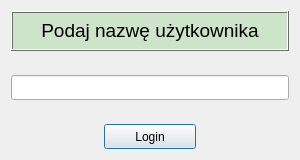
<?xml version="1.0" encoding="UTF-8"?>
<ui version="4.0">
 <class>LoginDialog</class>
 <widget class="QDialog" name="LoginDialog">
  <property name="geometry">
   <rect>
    <x>0</x>
    <y>0</y>
    <width>300</width>
    <height>160</height>
   </rect>
  </property>
  <property name="windowTitle">
   <string>Dialog</string>
  </property>
  <layout class="QGridLayout" name="gridLayout">
   <item row="0" column="0">
    <layout class="QVBoxLayout" name="verticalLayout">
     <property name="spacing">
      <number>0</number>
     </property>
     <item>
      <widget class="QLabel" name="userNameLabel">
       <property name="minimumSize">
        <size>
         <width>0</width>
         <height>40</height>
        </size>
       </property>
       <property name="palette">
        <palette>
         <active>
          <colorrole role="WindowText">
           <brush brushstyle="SolidPattern">
            <color alpha="255">
             <red>0</red>
             <green>0</green>
             <blue>0</blue>
            </color>
           </brush>
          </colorrole>
          <colorrole role="Button">
           <brush brushstyle="SolidPattern">
            <color alpha="255">
             <red>206</red>
             <green>228</green>
             <blue>202</blue>
            </color>
           </brush>
          </colorrole>
          <colorrole role="Light">
           <brush brushstyle="SolidPattern">
            <color alpha="255">
             <red>255</red>
             <green>255</green>
             <blue>255</blue>
            </color>
           </brush>
          </colorrole>
          <colorrole role="Midlight">
           <brush brushstyle="SolidPattern">
            <color alpha="255">
             <red>230</red>
             <green>241</green>
             <blue>228</blue>
            </color>
           </brush>
          </colorrole>
          <colorrole role="Dark">
           <brush brushstyle="SolidPattern">
            <color alpha="255">
             <red>103</red>
             <green>114</green>
             <blue>101</blue>
            </color>
           </brush>
          </colorrole>
          <colorrole role="Mid">
           <brush brushstyle="SolidPattern">
            <color alpha="255">
             <red>137</red>
             <green>152</green>
             <blue>134</blue>
            </color>
           </brush>
          </colorrole>
          <colorrole role="Text">
           <brush brushstyle="SolidPattern">
            <color alpha="255">
             <red>0</red>
             <green>0</green>
             <blue>0</blue>
            </color>
           </brush>
          </colorrole>
          <colorrole role="BrightText">
           <brush brushstyle="SolidPattern">
            <color alpha="255">
             <red>255</red>
             <green>255</green>
             <blue>255</blue>
            </color>
           </brush>
          </colorrole>
          <colorrole role="ButtonText">
           <brush brushstyle="SolidPattern">
            <color alpha="255">
             <red>0</red>
             <green>0</green>
             <blue>0</blue>
            </color>
           </brush>
          </colorrole>
          <colorrole role="Base">
           <brush brushstyle="SolidPattern">
            <color alpha="255">
             <red>255</red>
             <green>255</green>
             <blue>255</blue>
            </color>
           </brush>
          </colorrole>
          <colorrole role="Window">
           <brush brushstyle="SolidPattern">
            <color alpha="255">
             <red>206</red>
             <green>228</green>
             <blue>202</blue>
            </color>
           </brush>
          </colorrole>
          <colorrole role="Shadow">
           <brush brushstyle="SolidPattern">
            <color alpha="255">
             <red>0</red>
             <green>0</green>
             <blue>0</blue>
            </color>
           </brush>
          </colorrole>
          <colorrole role="AlternateBase">
           <brush brushstyle="SolidPattern">
            <color alpha="255">
             <red>230</red>
             <green>241</green>
             <blue>228</blue>
            </color>
           </brush>
          </colorrole>
          <colorrole role="ToolTipBase">
           <brush brushstyle="SolidPattern">
            <color alpha="255">
             <red>255</red>
             <green>255</green>
             <blue>220</blue>
            </color>
           </brush>
          </colorrole>
          <colorrole role="ToolTipText">
           <brush brushstyle="SolidPattern">
            <color alpha="255">
             <red>0</red>
             <green>0</green>
             <blue>0</blue>
            </color>
           </brush>
          </colorrole>
         </active>
         <inactive>
          <colorrole role="WindowText">
           <brush brushstyle="SolidPattern">
            <color alpha="255">
             <red>0</red>
             <green>0</green>
             <blue>0</blue>
            </color>
           </brush>
          </colorrole>
          <colorrole role="Button">
           <brush brushstyle="SolidPattern">
            <color alpha="255">
             <red>206</red>
             <green>228</green>
             <blue>202</blue>
            </color>
           </brush>
          </colorrole>
          <colorrole role="Light">
           <brush brushstyle="SolidPattern">
            <color alpha="255">
             <red>255</red>
             <green>255</green>
             <blue>255</blue>
            </color>
           </brush>
          </colorrole>
          <colorrole role="Midlight">
           <brush brushstyle="SolidPattern">
            <color alpha="255">
             <red>230</red>
             <green>241</green>
             <blue>228</blue>
            </color>
           </brush>
          </colorrole>
          <colorrole role="Dark">
           <brush brushstyle="SolidPattern">
            <color alpha="255">
             <red>103</red>
             <green>114</green>
             <blue>101</blue>
            </color>
           </brush>
          </colorrole>
          <colorrole role="Mid">
           <brush brushstyle="SolidPattern">
            <color alpha="255">
             <red>137</red>
             <green>152</green>
             <blue>134</blue>
            </color>
           </brush>
          </colorrole>
          <colorrole role="Text">
           <brush brushstyle="SolidPattern">
            <color alpha="255">
             <red>0</red>
             <green>0</green>
             <blue>0</blue>
            </color>
           </brush>
          </colorrole>
          <colorrole role="BrightText">
           <brush brushstyle="SolidPattern">
            <color alpha="255">
             <red>255</red>
             <green>255</green>
             <blue>255</blue>
            </color>
           </brush>
          </colorrole>
          <colorrole role="ButtonText">
           <brush brushstyle="SolidPattern">
            <color alpha="255">
             <red>0</red>
             <green>0</green>
             <blue>0</blue>
            </color>
           </brush>
          </colorrole>
          <colorrole role="Base">
           <brush brushstyle="SolidPattern">
            <color alpha="255">
             <red>255</red>
             <green>255</green>
             <blue>255</blue>
            </color>
           </brush>
          </colorrole>
          <colorrole role="Window">
           <brush brushstyle="SolidPattern">
            <color alpha="255">
             <red>206</red>
             <green>228</green>
             <blue>202</blue>
            </color>
           </brush>
          </colorrole>
          <colorrole role="Shadow">
           <brush brushstyle="SolidPattern">
            <color alpha="255">
             <red>0</red>
             <green>0</green>
             <blue>0</blue>
            </color>
           </brush>
          </colorrole>
          <colorrole role="AlternateBase">
           <brush brushstyle="SolidPattern">
            <color alpha="255">
             <red>230</red>
             <green>241</green>
             <blue>228</blue>
            </color>
           </brush>
          </colorrole>
          <colorrole role="ToolTipBase">
           <brush brushstyle="SolidPattern">
            <color alpha="255">
             <red>255</red>
             <green>255</green>
             <blue>220</blue>
            </color>
           </brush>
          </colorrole>
          <colorrole role="ToolTipText">
           <brush brushstyle="SolidPattern">
            <color alpha="255">
             <red>0</red>
             <green>0</green>
             <blue>0</blue>
            </color>
           </brush>
          </colorrole>
         </inactive>
         <disabled>
          <colorrole role="WindowText">
           <brush brushstyle="SolidPattern">
            <color alpha="255">
             <red>103</red>
             <green>114</green>
             <blue>101</blue>
            </color>
           </brush>
          </colorrole>
          <colorrole role="Button">
           <brush brushstyle="SolidPattern">
            <color alpha="255">
             <red>206</red>
             <green>228</green>
             <blue>202</blue>
            </color>
           </brush>
          </colorrole>
          <colorrole role="Light">
           <brush brushstyle="SolidPattern">
            <color alpha="255">
             <red>255</red>
             <green>255</green>
             <blue>255</blue>
            </color>
           </brush>
          </colorrole>
          <colorrole role="Midlight">
           <brush brushstyle="SolidPattern">
            <color alpha="255">
             <red>230</red>
             <green>241</green>
             <blue>228</blue>
            </color>
           </brush>
          </colorrole>
          <colorrole role="Dark">
           <brush brushstyle="SolidPattern">
            <color alpha="255">
             <red>103</red>
             <green>114</green>
             <blue>101</blue>
            </color>
           </brush>
          </colorrole>
          <colorrole role="Mid">
           <brush brushstyle="SolidPattern">
            <color alpha="255">
             <red>137</red>
             <green>152</green>
             <blue>134</blue>
            </color>
           </brush>
          </colorrole>
          <colorrole role="Text">
           <brush brushstyle="SolidPattern">
            <color alpha="255">
             <red>103</red>
             <green>114</green>
             <blue>101</blue>
            </color>
           </brush>
          </colorrole>
          <colorrole role="BrightText">
           <brush brushstyle="SolidPattern">
            <color alpha="255">
             <red>255</red>
             <green>255</green>
             <blue>255</blue>
            </color>
           </brush>
          </colorrole>
          <colorrole role="ButtonText">
           <brush brushstyle="SolidPattern">
            <color alpha="255">
             <red>103</red>
             <green>114</green>
             <blue>101</blue>
            </color>
           </brush>
          </colorrole>
          <colorrole role="Base">
           <brush brushstyle="SolidPattern">
            <color alpha="255">
             <red>206</red>
             <green>228</green>
             <blue>202</blue>
            </color>
           </brush>
          </colorrole>
          <colorrole role="Window">
           <brush brushstyle="SolidPattern">
            <color alpha="255">
             <red>206</red>
             <green>228</green>
             <blue>202</blue>
            </color>
           </brush>
          </colorrole>
          <colorrole role="Shadow">
           <brush brushstyle="SolidPattern">
            <color alpha="255">
             <red>0</red>
             <green>0</green>
             <blue>0</blue>
            </color>
           </brush>
          </colorrole>
          <colorrole role="AlternateBase">
           <brush brushstyle="SolidPattern">
            <color alpha="255">
             <red>206</red>
             <green>228</green>
             <blue>202</blue>
            </color>
           </brush>
          </colorrole>
          <colorrole role="ToolTipBase">
           <brush brushstyle="SolidPattern">
            <color alpha="255">
             <red>255</red>
             <green>255</green>
             <blue>220</blue>
            </color>
           </brush>
          </colorrole>
          <colorrole role="ToolTipText">
           <brush brushstyle="SolidPattern">
            <color alpha="255">
             <red>0</red>
             <green>0</green>
             <blue>0</blue>
            </color>
           </brush>
          </colorrole>
         </disabled>
        </palette>
       </property>
       <property name="autoFillBackground">
        <bool>true</bool>
       </property>
       <property name="frameShape">
        <enum>QFrame::Box</enum>
       </property>
       <property name="frameShadow">
        <enum>QFrame::Raised</enum>
       </property>
       <property name="text">
        <string>&lt;html&gt;&lt;head/&gt;&lt;body&gt;&lt;p&gt;&lt;span style=&quot; font-size:14pt;&quot;&gt;Podaj nazwę użytkownika&lt;/span&gt;&lt;/p&gt;&lt;/body&gt;&lt;/html&gt;</string>
       </property>
       <property name="alignment">
        <set>Qt::AlignCenter</set>
       </property>
       <property name="wordWrap">
        <bool>true</bool>
       </property>
      </widget>
     </item>
     <item>
      <spacer name="verticalSpacer">
       <property name="orientation">
        <enum>Qt::Vertical</enum>
       </property>
       <property name="sizeHint" stdset="0">
        <size>
         <width>20</width>
         <height>40</height>
        </size>
       </property>
      </spacer>
     </item>
     <item>
      <widget class="QLineEdit" name="userNameLineEdit">
       <property name="minimumSize">
        <size>
         <width>0</width>
         <height>25</height>
        </size>
       </property>
      </widget>
     </item>
     <item>
      <spacer name="verticalSpacer_2">
       <property name="orientation">
        <enum>Qt::Vertical</enum>
       </property>
       <property name="sizeHint" stdset="0">
        <size>
         <width>20</width>
         <height>40</height>
        </size>
       </property>
      </spacer>
     </item>
     <item>
      <layout class="QHBoxLayout" name="horizontalLayout">
       <item>
        <spacer name="horizontalSpacer_2">
         <property name="orientation">
          <enum>Qt::Horizontal</enum>
         </property>
         <property name="sizeHint" stdset="0">
          <size>
           <width>40</width>
           <height>20</height>
          </size>
         </property>
        </spacer>
       </item>
       <item>
        <widget class="QPushButton" name="loginPushButton">
         <property name="sizePolicy">
          <sizepolicy hsizetype="Expanding" vsizetype="Fixed">
           <horstretch>0</horstretch>
           <verstretch>0</verstretch>
          </sizepolicy>
         </property>
         <property name="minimumSize">
          <size>
           <width>0</width>
           <height>25</height>
          </size>
         </property>
         <property name="text">
          <string>Login</string>
         </property>
        </widget>
       </item>
       <item>
        <spacer name="horizontalSpacer">
         <property name="orientation">
          <enum>Qt::Horizontal</enum>
         </property>
         <property name="sizeHint" stdset="0">
          <size>
           <width>40</width>
           <height>20</height>
          </size>
         </property>
        </spacer>
       </item>
      </layout>
     </item>
    </layout>
   </item>
  </layout>
 </widget>
 <resources/>
 <connections/>
</ui>
